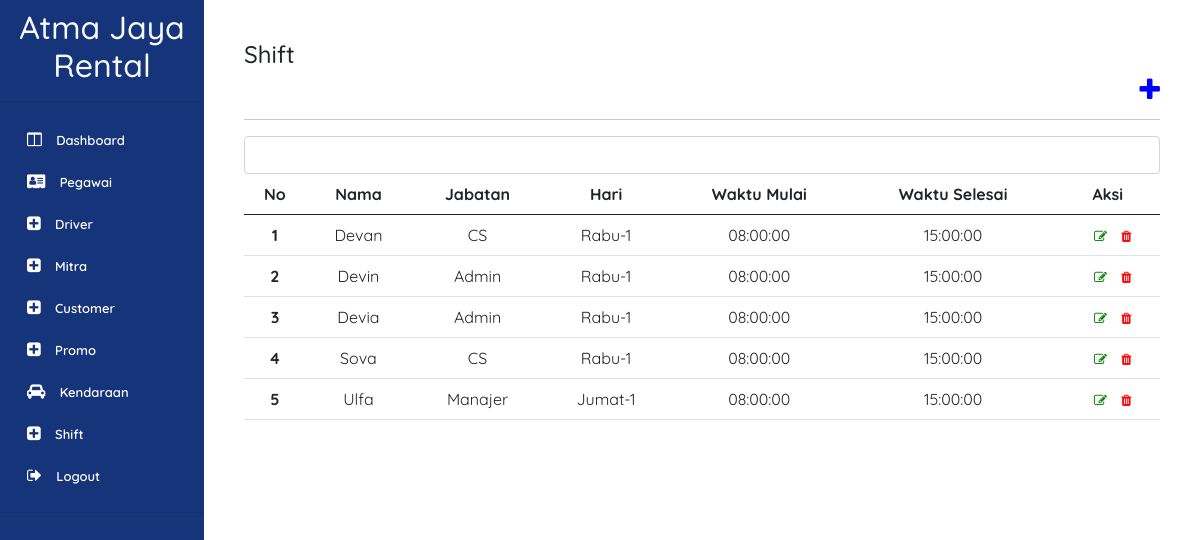
Page /page/shift.php (signed in) on the committed database.
### tables this page shows
CREATE TABLE `detail_shift` (
  `ID_PEGAWAI` int(5) UNSIGNED ZEROFILL NOT NULL,
  `ID_SHIFT` int(5) UNSIGNED ZEROFILL NOT NULL
);

CREATE TABLE `pegawai` (
  `ID_PEGAWAI` int(5) UNSIGNED ZEROFILL NOT NULL,
  `NAMA_PEGAWAI` varchar(100) DEFAULT NULL,
  `JABATAN_PEGAWAI` varchar(15) NOT NULL,
  `ALAMAT_PEGAWAI` varchar(100) DEFAULT NULL,
  `TANGGAL_LAHIR_PEGAWAI` date DEFAULT NULL,
  `JENIS_KELAMIN_PEGAWAI` varchar(100) DEFAULT NULL,
  `EMAIL_PEGAWAI` varchar(100) DEFAULT NULL,
  `PASSWORD_PEGAWAI` varchar(150) NOT NULL,
  `NO_TELP_PEGAWAI` char(15) DEFAULT NULL,
  `FOTO_PEGAWAI` varchar(255) DEFAULT NULL
);

CREATE TABLE `shift` (
  `ID_SHIFT` int(5) UNSIGNED ZEROFILL NOT NULL,
  `HARI_BEKERJA` varchar(25) DEFAULT NULL,
  `WAKTU_MULAI` time NOT NULL,
  `WAKTU_SELESAI` time NOT NULL
);

### page/shift.php (the view, shortened to what this page needs)
<?php
 include '../component/sidebarAdmin.php'
?>
<!doctype html>
<html lang="en">
  <head>
    <link href="https://cdn.jsdelivr.net/npm/bootstrap@5.0.2/dist/css/bootstrap.min.css" rel="stylesheet">
    <link href="style.css" rel="stylesheet">
    <div class="container p-3 m-4 h-100" style="background-color: #FFFFFF" >
        <h4 >Shift</h4>
        <div class="d-grid gap-2">
            <a href="./tambahShiftPage.php?id='.$data[0].'"><i style="color:blue" class="fa fa-plus fa-2x pull-right" ></i></a>
        </div>
        <hr>
            <table class="table">
                <thead>
                    <tr>
                        <th style="text-align:center"scope="col">No</th>
                        <th style="text-align:center"scope="col">Nama</th>
                        <th style="text-align:center"scope="col">Jabatan</th>
                        <th style="text-align:center"scope="col">Hari</th>
                        <th style="text-align:center"scope="col">Waktu Mulai</th>
                        <th style="text-align:center"scope="col">Waktu Selesai</th>
                        <th style="text-align:center"scope="col">Aksi</th>
                    </tr>
                </thead>
                <tbody>
                <form action="./shift.php" method="post">
                    <input type="search" class="form-control" id="nama_pegawai" name="nama_pegawai" aria-describedby="emailHelp">
                </form>
                <tbody>
                <?php
                if(isset($_POST['cari'])){
                    include('../db.php');
                    $nama_pegawai = $_POST['nama_pegawai'];
                    $query = mysqli_query($con, "SELECT * FROM shift s JOIN detail_shift ds ON s.id_shift = ds.id_shift JOIN pegawai p ON ds.id_pegawai = p.id_pegawai WHERE nama_pegawai LIKE '%$nama_pegawai%'") or die(mysqli_error($con));
                }else{
                    $query = mysqli_query($con, "SELECT * FROM shift s JOIN detail_shift ds ON s.id_shift = ds.id_shift JOIN pegawai p ON ds.id_pegawai = p.id_pegawai") or die(mysqli_error($con));
                }
                    if (mysqli_num_rows($query) == 0) {
                        echo '<tr> <td colspan="7"> Tidak ada data </td> </tr>';
                    }else{
                        $no = 1;
                    while($data = mysqli_fetch_array($query)){
                        echo'
    <tr style="text-align:center">
        <th scope="row">'.$no.'</th>
        <td >'.$data[7].'</td>
        <td >'.$data[8].'</td>
        <td >'.$data[1].'</td>
        <td>'.$data[2].'</td>
        <td>'.$data[3].'</td>
        <td>
            <a href="./editShiftPage.php?id_pegawai='.$data[4].'&id_shift='.$data[5].'"><i style="color: green" class="fa fa-edit"></i></a>
            <a href="../process/hapusShiftProcess.php?id_pegawai='.$data[4].'&id_shift='.$data[5].'"
                onClick="return confirm ( \'Ingin melakukan aksi ini?\')">
                <i style="color: red" class="fa fa-trash"></i>
            </a>
        </td>
    </tr>';
 $no++;
    }
    }
    ?>
 </tbody>
 </table>
 </div>
 </aside>
</body>
</html>

### style/style.css (style rules this page uses)
* { font-family: 'Quicksand', sans-serif; }

### component/sidebarAdmin.php (style rules this page uses)
* { font-family: "Quicksand", sans-serif; }
a { padding-left: 10px; font-size: 13px; text-decoration: none !important; color: #ffffff !important; }
i { color:white; }

### rows in the picture
detail_shift: ID_PEGAWAI.NAMA_PEGAWAI "Devan", ID_PEGAWAI.JABATAN_PEGAWAI "CS", ID_SHIFT.HARI_BEKERJA "Rabu-1", ID_SHIFT.WAKTU_MULAI "08:00:00", ID_SHIFT.WAKTU_SELESAI "15:00:00"
detail_shift: ID_PEGAWAI.NAMA_PEGAWAI "Devin", ID_PEGAWAI.JABATAN_PEGAWAI "Admin", ID_SHIFT.HARI_BEKERJA "Rabu-1", ID_SHIFT.WAKTU_MULAI "08:00:00", ID_SHIFT.WAKTU_SELESAI "15:00:00"
detail_shift: ID_PEGAWAI.NAMA_PEGAWAI "Devia", ID_PEGAWAI.JABATAN_PEGAWAI "Admin", ID_SHIFT.HARI_BEKERJA "Rabu-1", ID_SHIFT.WAKTU_MULAI "08:00:00", ID_SHIFT.WAKTU_SELESAI "15:00:00"
detail_shift: ID_PEGAWAI.NAMA_PEGAWAI "Sova", ID_PEGAWAI.JABATAN_PEGAWAI "CS", ID_SHIFT.HARI_BEKERJA "Rabu-1", ID_SHIFT.WAKTU_MULAI "08:00:00", ID_SHIFT.WAKTU_SELESAI "15:00:00"
detail_shift: ID_PEGAWAI.NAMA_PEGAWAI "Ulfa", ID_PEGAWAI.JABATAN_PEGAWAI "Manajer", ID_SHIFT.HARI_BEKERJA "Jumat-1", ID_SHIFT.WAKTU_MULAI "08:00:00", ID_SHIFT.WAKTU_SELESAI "15:00:00"
